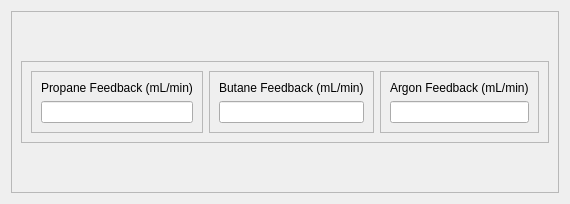
      <widget class="QWidget" name="tab_gasflow">
       <attribute name="title">
        <string>Gas Flow</string>
       </attribute>
       <layout class="QVBoxLayout" name="verticalLayout_19">
        <item>
         <widget class="QFrame" name="frame_flowrate">
          <property name="frameShape">
           <enum>QFrame::StyledPanel</enum>
          </property>
          <property name="frameShadow">
           <enum>QFrame::Raised</enum>
          </property>
          <layout class="QVBoxLayout" name="verticalLayout_21">
           <item>
            <layout class="QVBoxLayout" name="verticalLayout_20">
             <item>
              <spacer name="verticalSpacer_13">
               <property name="orientation">
                <enum>Qt::Vertical</enum>
               </property>
               <property name="sizeHint" stdset="0">
                <size>
                 <width>20</width>
                 <height>40</height>
                </size>
               </property>
              </spacer>
             </item>
             <item>
              <widget class="QFrame" name="frame_2">
               <property name="frameShape">
                <enum>QFrame::StyledPanel</enum>
               </property>
               <property name="frameShadow">
                <enum>QFrame::Raised</enum>
               </property>
               <layout class="QHBoxLayout" name="horizontalLayout_11">
                <item>
                 <widget class="QFrame" name="frame_4">
                  <property name="frameShape">
                   <enum>QFrame::StyledPanel</enum>
                  </property>
                  <property name="frameShadow">
                   <enum>QFrame::Raised</enum>
                  </property>
                  <layout class="QVBoxLayout" name="verticalLayout_22">
                   <item>
                    <widget class="QLabel" name="label_propaneflow">
                     <property name="text">
                      <string>Propane Feedback (mL/min)</string>
                     </property>
                    </widget>
                   </item>
                   <item>
                    <widget class="QLineEdit" name="indicator_propaneflow">
                     <property name="readOnly">
                      <bool>true</bool>
                     </property>
                    </widget>
                   </item>
                  </layout>
                 </widget>
                </item>
                <item>
                 <widget class="QFrame" name="frame_5">
                  <property name="frameShape">
                   <enum>QFrame::StyledPanel</enum>
                  </property>
                  <property name="frameShadow">
                   <enum>QFrame::Raised</enum>
                  </property>
                  <layout class="QVBoxLayout" name="verticalLayout_24">
                   <item>
                    <widget class="QLabel" name="label_butaneflow">
                     <property name="text">
                      <string>Butane Feedback (mL/min)</string>
                     </property>
                    </widget>
                   </item>
                   <item>
                    <widget class="QLineEdit" name="indicator_butaneflow">
                     <property name="readOnly">
                      <bool>true</bool>
                     </property>
                    </widget>
                   </item>
                  </layout>
                 </widget>
                </item>
                <item>
                 <widget class="QFrame" name="frame_3">
                  <property name="frameShape">
                   <enum>QFrame::StyledPanel</enum>
                  </property>
                  <property name="frameShadow">
                   <enum>QFrame::Raised</enum>
                  </property>
                  <layout class="QVBoxLayout" name="verticalLayout_23">
                   <item>
                    <widget class="QLabel" name="label_argonflow">
                     <property name="text">
                      <string>Argon Feedback (mL/min)</string>
                     </property>
                    </widget>
                   </item>
                   <item>
                    <widget class="QLineEdit" name="indicator_argonflow">
                     <property name="readOnly">
                      <bool>true</bool>
                     </property>
                    </widget>
                   </item>
                  </layout>
                 </widget>
                </item>
               </layout>
              </widget>
             </item>
             <item>
              <spacer name="verticalSpacer_14">
               <property name="orientation">
                <enum>Qt::Vertical</enum>
               </property>
               <property name="sizeHint" stdset="0">
                <size>
                 <width>20</width>
                 <height>40</height>
                </size>
               </property>
              </spacer>
             </item>
            </layout>
           </item>
          </layout>
         </widget>
        </item>
       </layout>
      </widget>
